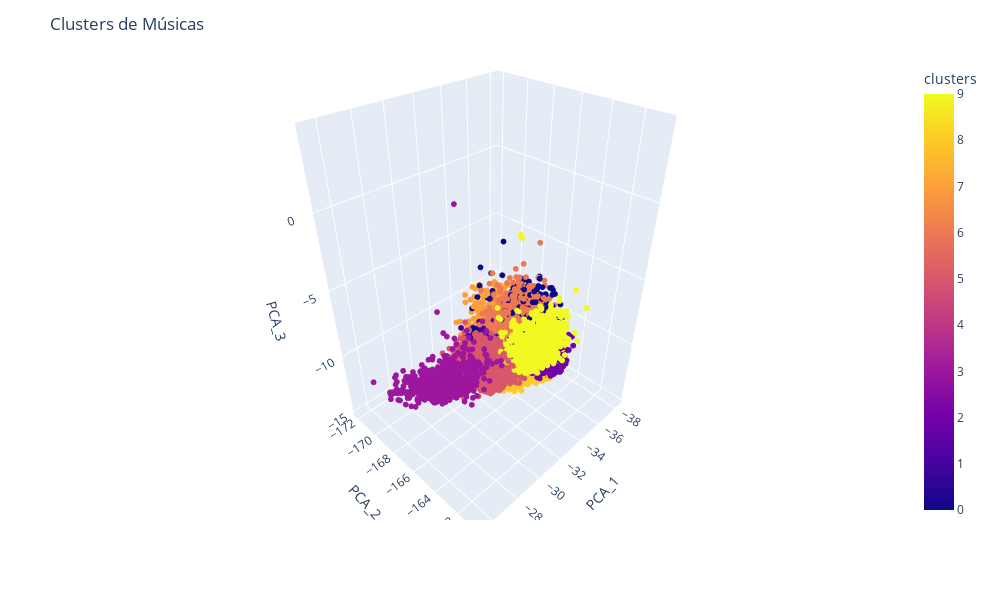

Notebook code for this chart:
### Code cell
fig = px.scatter_3d(results.toPandas(), x="PCA_1", y="PCA_2", z="PCA_3", color="clusters", hover_data=["artists_song", "PCA_1", "PCA_2", "PCA_3"])
fig.update_layout(width=1000, height=600, title_text="Clusters de Músicas")
fig.update_traces(marker_size=2)
fig.show()

### Figure 1 — Plotly figure (JSON) as saved in the notebook; plotly's stock layout.template omitted (floating-point values rounded to 4 significant figures; data arrays with more than 128 entries replaced by an {"elided": "..."} marker saying what was removed)
{"data": [{"customdata": {"elided": "20311x1 str values"}, "hovertemplate": "PCA_1=%{x}<br>PCA_2=%{y}<br>PCA_3=%{z}<br>artists_song=%{customdata[0]}<br>clusters=%{marker.color}<extra></extra>", "legendgroup": "", "marker": {"color": {"elided": "20311 int values"}, "coloraxis": "coloraxis", "size": 2, "symbol": "circle"}, "mode": "markers", "name": "", "scene": "scene", "showlegend": false, "type": "scatter3d", "x": {"elided": "20311 float values"}, "y": {"elided": "20311 float values"}, "z": {"elided": "20311 float values"}}], "layout": {"coloraxis": {"colorbar": {"title": {"text": "clusters"}}, "colorscale": [[0, "#0d0887"], [0.1111, "#46039f"], [0.2222, "#7201a8"], [0.3333, "#9c179e"], [0.4444, "#bd3786"], [0.5556, "#d8576b"], [0.6667, "#ed7953"], [0.7778, "#fb9f3a"], [0.8889, "#fdca26"], [1, "#f0f921"]]}, "height": 600, "legend": {"tracegroupgap": 0}, "margin": {"t": 60}, "scene": {"domain": {"x": [0, 1], "y": [0, 1]}, "xaxis": {"title": {"text": "PCA_1"}}, "yaxis": {"title": {"text": "PCA_2"}}, "zaxis": {"title": {"text": "PCA_3"}}}, "title": {"text": "Clusters de Músicas"}, "width": 1000}}
